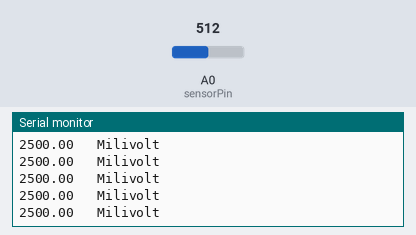
A sketch run on a simulated Arduino Uno, built with avr-gcc and run on an emulated ATmega328P. On the bench: the last lines printed to the serial monitor. The test bench sets the inputs (shaded band); at power-on: A0 (sensorPin) = 512.

Above: at 1.2 s.
1.3 s: A0 (sensorPin) set to 220
At 2.4 s:
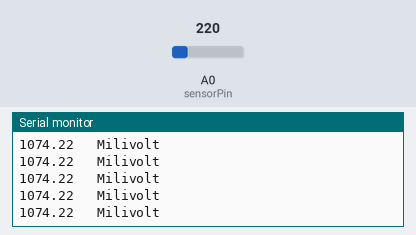
4.3 s: A0 (sensorPin) set to 194
At 4.9 s:
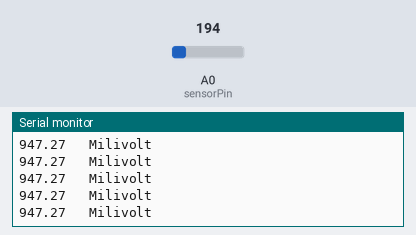
10.3 s: A0 (sensorPin) set to 0
At 11.3 s:
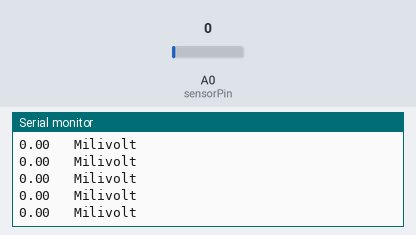
13.3 s: A0 (sensorPin) set to 4
At 14.1 s:
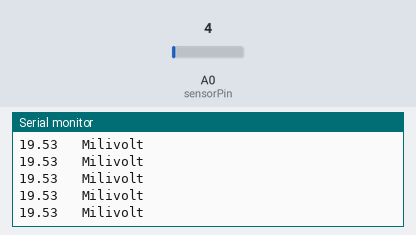
Timing chart, 0 to 16.3 s (numbered marks = the images above; inputs shaded):
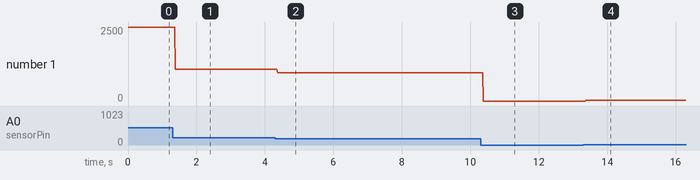

The sketch:

sketch_jun27a.ino
```cpp
int sensorPin = 0;
int value = 0;
float voltage = 0;

void setup() {

  pinMode(A0,INPUT);
  Serial.begin(9600);

}

void loop() {

  value = analogRead(sensorPin);
  voltage = (value / 1024.0) * 5000;
  Serial.print(voltage);
  Serial.println("\t Milivolt");

}
```

Measured:
- after the input at 1.3 s, the serial monitor: prints a new line after 0.08 s (image 1)
- after the input at 4.3 s, the serial monitor: prints a new line after 0.07 s (image 2)
- after the input at 10.3 s, the serial monitor: prints a new line after 0.08 s (image 3)
- after the input at 13.3 s, the serial monitor: prints a new line after 0.07 s (image 4)
- plotted number 1: 2500 → 1074.22 after the input at 1.3 s, 1074.22 → 947.27 after the input at 4.3 s, 947.27 → 0 after the input at 10.3 s, 0 → 19.53 after the input at 13.3 s
